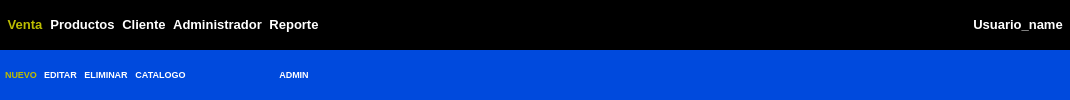
     <widget class="QWidget" name="widget" native="true">
      <layout class="QVBoxLayout" name="verticalLayout">
       <property name="spacing">
        <number>0</number>
       </property>
       <property name="leftMargin">
        <number>0</number>
       </property>
       <property name="topMargin">
        <number>0</number>
       </property>
       <property name="rightMargin">
        <number>0</number>
       </property>
       <property name="bottomMargin">
        <number>0</number>
       </property>
       <item>
        <widget class="QWidget" name="main_menu" native="true">
         <property name="minimumSize">
          <size>
           <width>0</width>
           <height>30</height>
          </size>
         </property>
         <property name="styleSheet">
          <string notr="true">
#main_menu{
/*background-color: rgb(0, 74, 221);*/
	background-color: rgb(0, 0, 0);
}
#main_menu QPushButton{
color: rgb(255, 255, 255);
border: none
}
#main_menu QPushButton:hover{
color: rgb(170, 255, 255);
}
#main_menu QPushButton:pressed{
background-color: rgb(255, 255, 255);
color: rgb(0, 0, 0)
}
#main_menu QPushButton:checked{
color: rgb(189, 189, 0);

}</string>
         </property>
         <layout class="QHBoxLayout" name="horizontalLayout">
          <property name="spacing">
           <number>7</number>
          </property>
          <property name="leftMargin">
           <number>7</number>
          </property>
          <property name="topMargin">
           <number>7</number>
          </property>
          <property name="rightMargin">
           <number>7</number>
          </property>
          <property name="bottomMargin">
           <number>7</number>
          </property>
          <item>
           <widget class="QPushButton" name="pushButton">
            <property name="minimumSize">
             <size>
              <width>0</width>
              <height>25</height>
             </size>
            </property>
            <property name="font">
             <font>
              <pointsize>10</pointsize>
              <weight>75</weight>
              <bold>true</bold>
             </font>
            </property>
            <property name="text">
             <string>Venta</string>
            </property>
            <property name="checkable">
             <bool>true</bool>
            </property>
            <property name="checked">
             <bool>true</bool>
            </property>
            <property name="autoExclusive">
             <bool>true</bool>
            </property>
           </widget>
          </item>
          <item>
           <widget class="QPushButton" name="pushButton_2">
            <property name="minimumSize">
             <size>
              <width>0</width>
              <height>25</height>
             </size>
            </property>
            <property name="font">
             <font>
              <pointsize>10</pointsize>
              <weight>75</weight>
              <bold>true</bold>
             </font>
            </property>
            <property name="text">
             <string>Productos</string>
            </property>
            <property name="checkable">
             <bool>true</bool>
            </property>
            <property name="autoExclusive">
             <bool>true</bool>
            </property>
           </widget>
          </item>
          <item>
           <widget class="QPushButton" name="pushButton_3">
            <property name="minimumSize">
             <size>
              <width>0</width>
              <height>25</height>
             </size>
            </property>
            <property name="font">
             <font>
              <pointsize>10</pointsize>
              <weight>75</weight>
              <bold>true</bold>
             </font>
            </property>
            <property name="text">
             <string>Cliente</string>
            </property>
            <property name="checkable">
             <bool>true</bool>
            </property>
            <property name="autoExclusive">
             <bool>true</bool>
            </property>
           </widget>
          </item>
          <item>
           <widget class="QPushButton" name="pushButton_4">
            <property name="minimumSize">
             <size>
              <width>0</width>
              <height>25</height>
             </size>
            </property>
            <property name="font">
             <font>
              <pointsize>10</pointsize>
              <weight>75</weight>
              <bold>true</bold>
             </font>
            </property>
            <property name="text">
             <string>Administrador</string>
            </property>
            <property name="checkable">
             <bool>true</bool>
            </property>
            <property name="autoExclusive">
             <bool>true</bool>
            </property>
           </widget>
          </item>
          <item>
           <widget class="QPushButton" name="pushButton_6">
            <property name="minimumSize">
             <size>
              <width>0</width>
              <height>25</height>
             </size>
            </property>
            <property name="font">
             <font>
              <pointsize>10</pointsize>
              <weight>75</weight>
              <bold>true</bold>
             </font>
            </property>
            <property name="text">
             <string>Reporte</string>
            </property>
            <property name="iconSize">
             <size>
              <width>16</width>
              <height>30</height>
             </size>
            </property>
            <property name="checkable">
             <bool>true</bool>
            </property>
            <property name="autoExclusive">
             <bool>true</bool>
            </property>
           </widget>
          </item>
          <item>
           <spacer name="horizontalSpacer">
            <property name="orientation">
             <enum>Qt::Horizontal</enum>
            </property>
            <property name="sizeHint" stdset="0">
             <size>
              <width>647</width>
              <height>15</height>
             </size>
            </property>
           </spacer>
          </item>
          <item>
           <widget class="QPushButton" name="pushButton_5">
            <property name="minimumSize">
             <size>
              <width>0</width>
              <height>25</height>
             </size>
            </property>
            <property name="font">
             <font>
              <pointsize>10</pointsize>
              <weight>75</weight>
              <bold>true</bold>
             </font>
            </property>
            <property name="text">
             <string>Usuario_name</string>
            </property>
           </widget>
          </item>
         </layout>
        </widget>
       </item>
       <item>
        <widget class="QWidget" name="segundo_menu" native="true">
         <property name="mouseTracking">
          <bool>false</bool>
         </property>
         <property name="tabletTracking">
          <bool>false</bool>
         </property>
         <property name="acceptDrops">
          <bool>false</bool>
         </property>
         <property name="styleSheet">
          <string notr="true">
#segundo_menu{
background-color: rgb(0, 74, 221);
}
#segundo_menu QPushButton{
color: rgb(255, 255, 255);
border : none

}
#segundo_menu QPushButton:hover{
color: rgb(170, 255, 255);
}
#segundo_menu QPushButton:pressed{
background-color: rgb(255, 255, 255);
color: rgb(0, 0, 0)
}
#segundo_menu QPushButton:checked{
color: rgb(189, 189, 0);

}
</string>
         </property>
         <layout class="QHBoxLayout" name="horizontalLayout_4">
          <property name="spacing">
           <number>5</number>
          </property>
          <property name="leftMargin">
           <number>5</number>
          </property>
          <property name="topMargin">
           <number>5</number>
          </property>
          <property name="rightMargin">
           <number>5</number>
          </property>
          <property name="bottomMargin">
           <number>5</number>
          </property>
          <item>
           <widget class="QWidget" name="widget_3" native="true">
            <layout class="QHBoxLayout" name="horizontalLayout_2">
             <property name="spacing">
              <number>7</number>
             </property>
             <property name="leftMargin">
              <number>0</number>
             </property>
             <property name="topMargin">
              <number>0</number>
             </property>
             <property name="rightMargin">
              <number>0</number>
             </property>
             <property name="bottomMargin">
              <number>0</number>
             </property>
             <item>
              <widget class="QPushButton" name="pushButton_7">
               <property name="font">
                <font>
                 <pointsize>7</pointsize>
                 <weight>75</weight>
                 <bold>true</bold>
                </font>
               </property>
               <property name="text">
                <string>NUEVO</string>
               </property>
               <property name="checkable">
                <bool>true</bool>
               </property>
               <property name="checked">
                <bool>true</bool>
               </property>
               <property name="autoExclusive">
                <bool>true</bool>
               </property>
              </widget>
             </item>
             <item>
              <widget class="QPushButton" name="pushButton_8">
               <property name="font">
                <font>
                 <pointsize>7</pointsize>
                 <weight>75</weight>
                 <bold>true</bold>
                </font>
               </property>
               <property name="text">
                <string>EDITAR</string>
               </property>
               <property name="checkable">
                <bool>true</bool>
               </property>
               <property name="checked">
                <bool>false</bool>
               </property>
               <property name="autoExclusive">
                <bool>true</bool>
               </property>
              </widget>
             </item>
             <item>
              <widget class="QPushButton" name="pushButton_9">
               <property name="font">
                <font>
                 <pointsize>7</pointsize>
                 <weight>75</weight>
                 <bold>true</bold>
                </font>
               </property>
               <property name="text">
                <string>ELIMINAR</string>
               </property>
               <property name="checkable">
                <bool>true</bool>
               </property>
               <property name="autoExclusive">
                <bool>true</bool>
               </property>
              </widget>
             </item>
             <item>
              <widget class="QPushButton" name="pushButton_10">
               <property name="font">
                <font>
                 <pointsize>7</pointsize>
                 <weight>75</weight>
                 <bold>true</bold>
                </font>
               </property>
               <property name="text">
                <string>CATALOGO</string>
               </property>
               <property name="checkable">
                <bool>true</bool>
               </property>
               <property name="checked">
                <bool>false</bool>
               </property>
               <property name="autoExclusive">
                <bool>true</bool>
               </property>
              </widget>
             </item>
             <item>
              <spacer name="horizontalSpacer_8">
               <property name="orientation">
                <enum>Qt::Horizontal</enum>
               </property>
               <property name="sizeHint" stdset="0">
                <size>
                 <width>43</width>
                 <height>20</height>
                </size>
               </property>
              </spacer>
             </item>
            </layout>
           </widget>
          </item>
          <item>
           <widget class="QWidget" name="widget_7" native="true">
            <layout class="QHBoxLayout" name="horizontalLayout_3">
             <item>
              <widget class="QPushButton" name="pushButton_11">
               <property name="font">
                <font>
                 <pointsize>7</pointsize>
                 <weight>75</weight>
                 <bold>true</bold>
                </font>
               </property>
               <property name="text">
                <string>ADMIN</string>
               </property>
               <property name="checkable">
                <bool>true</bool>
               </property>
               <property name="autoExclusive">
                <bool>true</bool>
               </property>
              </widget>
             </item>
             <item>
              <spacer name="horizontalSpacer_6">
               <property name="orientation">
                <enum>Qt::Horizontal</enum>
               </property>
               <property name="sizeHint" stdset="0">
                <size>
                 <width>244</width>
                 <height>20</height>
                </size>
               </property>
              </spacer>
             </item>
            </layout>
           </widget>
          </item>
          <item>
           <widget class="QWidget" name="widget_8" native="true">
            <widget class="QPushButton" name="pushButton_12">
             <property name="geometry">
              <rect>
               <x>10</x>
               <y>20</y>
               <width>75</width>
               <height>23</height>
              </rect>
             </property>
             <property name="text">
              <string>REPORTE</string>
             </property>
            </widget>
           </widget>
          </item>
          <item>
           <spacer name="horizontalSpacer_7">
            <property name="orientation">
             <enum>Qt::Horizontal</enum>
            </property>
            <property name="sizeHint" stdset="0">
             <size>
              <width>498</width>
              <height>20</height>
             </size>
            </property>
           </spacer>
          </item>
         </layout>
        </widget>
       </item>
      </layout>
     </widget>
